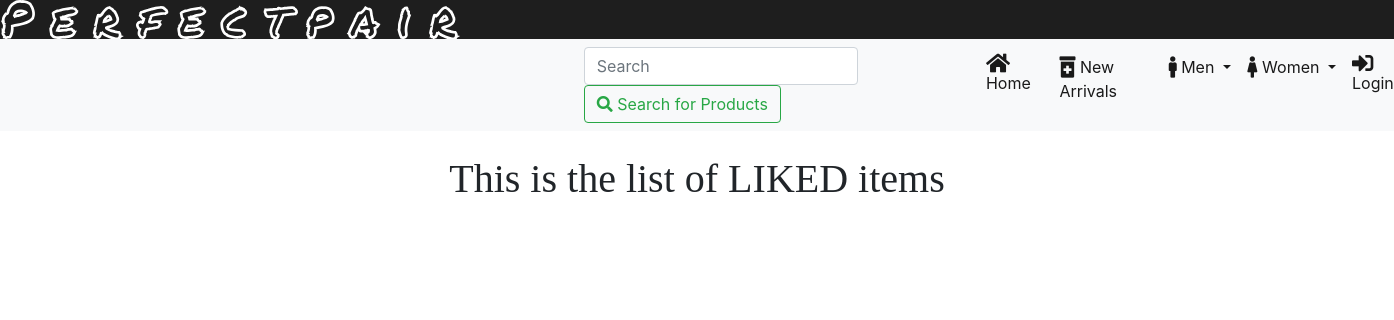
/shoe/liked_list, run on an earlier commit of the app's database.
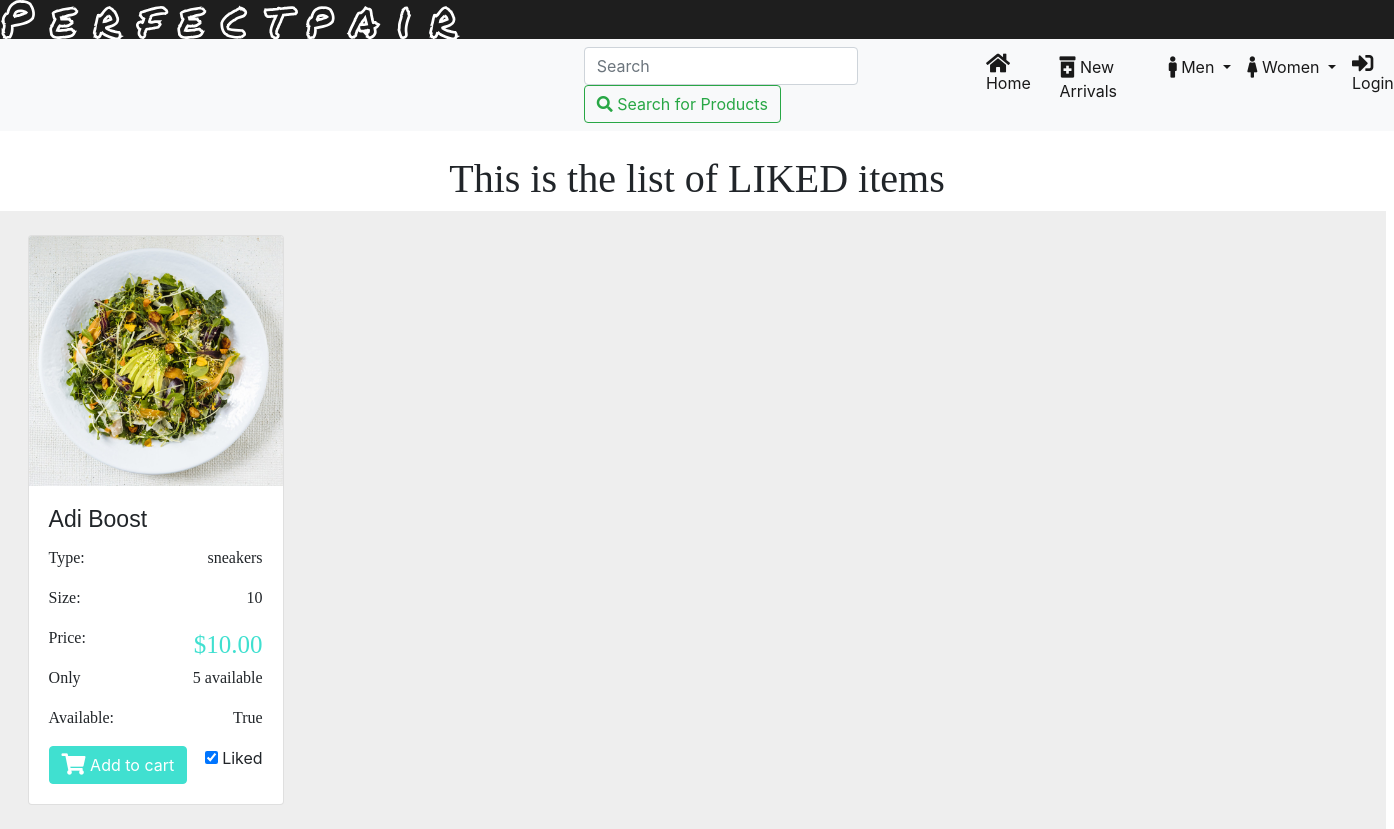
And on a later commit of the database.
### shoe/models.py (models this page shows, shortened)
class Shoe(models.Model):
	name 			= models.CharField(max_length=30, default="Boosts")
	image 			= models.ImageField(upload_to='shoe/', blank=True, null=True)
	style 			= models.CharField(max_length=20, default="sneakers")
	size 			= models.IntegerField(default=10)
	color 			= models.CharField(max_length=20, default="blue")
	brand 			= models.CharField(max_length=20, default="Nike")
	price 			= models.DecimalField(max_digits=4, decimal_places=2, default=4.00)
	availability 	= models.BooleanField(default=True)
	new 			= models.BooleanField(default=True)
	stock 			= models.IntegerField(default=5)
	gender_choices 	= (
        ('M', 'Male'),
        ('F', 'Female'),
    )
	gender 			= models.CharField(max_length=1, choices=gender_choices, default="M")
	date 			= models.DateField(("Date"), default=datetime.date.today)
	like 			= models.BooleanField(default=False)

### shoe/views.py (the view)
# urls.py: path('liked_list', views.liked_list, name="liked_list"),
def liked_list(request):
	shoe_list = Shoe.objects.filter(like=True)
	context = {
		'shoe_list': shoe_list,
	}
	return render(request, 'shoe/liked_list.html', context)

### shoe/templates/shoe/liked_list.html (shortened to what this page needs)
{% include "base.html" %}
{% block content %}
	<h1 class="title">This is the list of LIKED items</h1>
    <div class='mr-2 grid'>
	{% for shoe in shoe_list %}
			<div class="mb-4 mt-4 card text-left" style="width:16rem;">
				<img src="{{shoe.image.url}}" class="card-img-top" style="width:254px; height:250px">
				<div class="card-body" class="shadow-lg p-3 mb-5 bg-white rounded">
					<h5 class="card-title">{{shoe.name}}</h5>
					<p class="card-text ele-text">
						<span>Type:</span>
						<span style="float:right;">{{shoe.style}}</span>
					</p>
					<p class="card-text ele-text">
						<span>Size: </span>
						<span style="float:right;">{{shoe.size}}</span>
					</p>
					<p class="card-text ele-text">
						<span>Price:</span>
						<span style="float:right;color:turquoise; font-size: 25px!important;">${{shoe.price}}</span>
					</p>
					<p class="card-text ele-text">
						<span>Only</span>
						<span style="float:right">{{shoe.stock}} available</span>
					</p>
					<p class="card-text ele-text">
						<span>Available: </span>
						<span style="float:right">{{shoe.availability}}</span>
					</p>
					<div>
						<a href="{% url 'shoe:cart_list' shoe_id=shoe.pk %}" class="btn btn-primary"
							style="background-color:turquoise; border-color: turquoise;" name='q1'>
							<i class="fas fa-shopping-cart fa-lg"></i>
							Add to cart</a>
						<div style="float:right">
							<input id="apto" type="checkbox" checked>
							<label for="apto">Liked</label>
						</div>
					</div>
				</div>
			</div>
	{% endfor %}
{% endblock %}

What changed in the data, as far as the page shows it:
now on this page (row edited): Shoe: image (picture), name "Adi Boost", style "sneakers", size "10", price "10.00", stock "5", availability "True"
